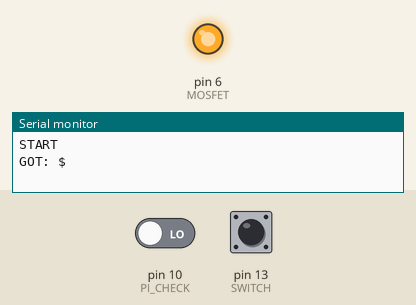
Simulated run of this sketch. Board: Arduino Nano, built with avr-gcc and run on an emulated ATmega328P. On the bench: output pins drawn as LEDs (lit = HIGH), the last lines printed to the serial monitor. The test bench sets the inputs (shaded band); at power-on: pin 13 (SWITCH) LOW, pin 10 (PI_CHECK) LOW. The local clock reads 2024-03-15 10:24:30 at power-on unless the sketch sets it.

Above: at 1.2 s.
1.3 s: pin 13 (SWITCH) pulled HIGH for 3.2 s
At 5.0 s:
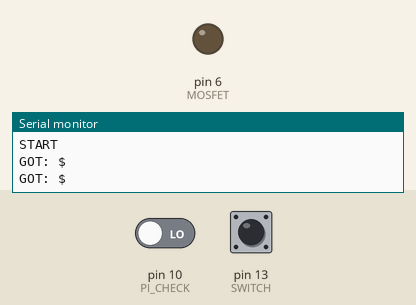
8.5 s: pin 10 (PI_CHECK) driven HIGH
Timing chart, 0 to 11.5 s (numbered marks = the images above; inputs shaded):
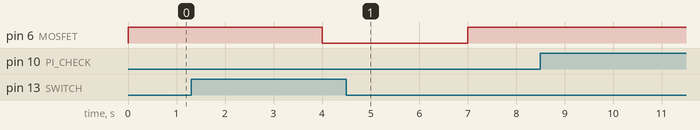

The sketch:

ArduinoModule_v1_RTC.ino
```cpp
/*
   March 3, 2018
   Program to for Arduino Nano controller
   Control recording and shutdown cycles
   Reads RTC date-time and locations
*/

#include <Wire.h>
#include <SoftwareSerial.h>
#include <Adafruit_GPS.h>
#include "RTClib.h"

///////////////////////////////////////////
//                                       //
//            DECLARATIONS               //
//                                       //
///////////////////////////////////////////

#define PI_BOOT_DELAY_S     1     // Delay for Pi to boot up In seconds
#define PI_SHUTDOWN_DELAY_S 2     // Delay for Pi to shutdown In seconds

#define SERIAL_RETRY        5     // Attemps to get serial value
#define SERIAL_TIMEOUT_S    2     // Waiting time for response from Pi

// Command list
#define INTERVAL_CMD   "INTERVAL"
#define HANDSHAKE_CMD  "OK"
#define GPS_CMD        "GPS"
#define TIME_CMD       "TIME"
#define SLEEP_CMD      "SLEEP"
#define DELIM          "_"

// GPIO
#define SWITCH    13
#define PI_TX     4
#define PI_RX     8
#define MOSFET    6
#define PI_CHECK  10

/* COM Setup */
SoftwareSerial RPi(PI_RX, PI_TX);       // RX and TX for RPI COM

/* RTC object */
RTC_DS3231 rtc;

/* Time interval */
// In Minutes (H*60 + M)
// Default 8:00 to 18:00
volatile int Start = 480, End = 1400, Now = 481;

/* GPS Data Containers */
volatile float Long = 0, Lat = 0;

///////////////////////////////////////////
//                                       //
//                SETUP                  //
//                                       //
///////////////////////////////////////////
void setup ()
{
  // Serial for DEBUG setup
  Serial.begin(115200);       // DEBUG
  Serial.println("START");    // DEBUG
  // Start Serial COM with PI
  RPi.begin(9600);

  /* RTC Code */
  Wire.begin();
  if (! rtc.begin())
  {
    Serial.println("Couldn't find RTC");
    while (1);
  }
  // Uncomment to set Time for RTC
  // setTime();

  /* GPIO setup */
  pinMode(SWITCH, INPUT);
  pinMode(PI_CHECK, INPUT);
  pinMode(MOSFET, OUTPUT);

  digitalWrite(MOSFET, HIGH);
}

///////////////////////////////////////////
//                                       //
//                LOOP                   //
//                                       //
///////////////////////////////////////////
void loop ()
{
  /* Variables */
  char message[50], slong[10], slat[10];  memset(message, NULL, sizeof(message));
  bool Awake = digitalRead(PI_CHECK);     // Get Pi status
  bool Switch = digitalRead(SWITCH);      // Get ]Switch status
  DateTime now = rtc.now();               // Get current time
  Now = now.hour() * 60 + now.minute();   // Convert to hours

  //-------- Check for messages from Pi -------
  if (RPi.available())
  {
    // Reading new message
    readString(message, sizeof(message));

    Serial.print("GOT: "); Serial.println(message);

    if (strstr(message, INTERVAL_CMD) != NULL)
    {
      get_time_interval(message);   // Pi submits Time Interval
      // DEBUG
      //Serial.println("Start = " + String(Start) + " Now = " + String(Now) + " End = " + String(End));
      // DEBUG
    }
    else if (strcmp(message, TIME_CMD) == 0)
    {
      get_time_string(message);
      send_RPi(message);  // Pi requested Time String
    }
    else if (strcmp(message, GPS_CMD) == 0)
    {
      // GPS Format: int[Time]_float[Long]_float[Lat] (ex:820_104.44421_41.23342)
      dtostrf(Long, 10, 7, slong);
      dtostrf(Lat, 10, 7, slat);
      sprintf(message, "%d_%s_%s", Now, slong, slat);
      send_RPi(message);
    }
  }
  //--------------------------------------------

  //-------------- Mission Timing --------------

  if (Switch)   // 1. SWITCH ON //
  {
    if (Awake)      // 2. Pi is ON //
    {
      // 3. Time to Sleep //
      if (Now > End || Now < Start)
      { // SLEEP YES //
        Serial.println("Sending SLEEP");
        send_RPi(SLEEP_CMD);
        delay(2 * 1000);
      }
      else // 3. Time to be Awake //
      {
        digitalWrite(MOSFET, LOW); // Turn Pi Power ON
      }
    }
    else            // 2. Pi is OFF //
    {
      // 3. Time to WakeUp //
      if (Now > Start && Now < End)
      {
        // Turn Pi Power ON
        digitalWrite(MOSFET, LOW);
      }
      else  // 3. Time to Sleep //
      {
        // Turn Pi Power OFF
        delay(PI_SHUTDOWN_DELAY_S * 1000);
        digitalWrite(MOSFET, HIGH);

      }
    }
  }// -----------------------
  else  // 1. SWITCH OFF //
  {
    if (Awake)     // 2. Pi is ON //
    { // Tell Pi to Sleep
      // DEBUG
      Serial.println("Sending SLEEP");
      send_RPi(SLEEP_CMD);
      delay(2 * 1000);
    }
    else            // 2. Pi is OFF //
    {
      delay(PI_SHUTDOWN_DELAY_S * 1000);
      digitalWrite(MOSFET, HIGH);
    }
  }
  //--------------------------------------------
}

///////////////////////////////////////////
//                                       //
//              FUNCTIONS                //
//                                       //
///////////////////////////////////////////

/*
  Sends command and receives start-end times
  Format: INTERVAL_[FIRST]_[SECOND] in minutes (ex: 480_1439)
*/
int get_time_interval(char* message)
{
  int _start, _end;

  strtok(message, "_");
  sscanf(strtok(NULL, "_"), "%d", &_start);
  sscanf(strtok(NULL, "_"), "%d", &_end);

  // Error checking
  if (_start > 0 && _start < 1439 && _end > 0 && _end < 1439)
  {
    RPi.println(HANDSHAKE_CMD); // Letting Pi know we got data
    Start = _start;
    End = _end;
    return 0; // break out of the loop
  }
  return 1;
}

/*
  Send command to Pi + HandShake
  0 - HandShake success
  1 - HandShake failed
*/
int send_RPi(char* _msg)
{
  unsigned long whenToStop;
  char message[10];
  memset(message, '\0', sizeof(message));
  bool done = false;

  for (uint8_t i = 0; (i < SERIAL_RETRY) && (done == false); i++)
  {
    RPi.println(_msg);    // Send Data command
    // Waiting for handshake
    whenToStop = millis () + (SERIAL_TIMEOUT_S * 1000);
    while ( (millis() < whenToStop) && (done == false) )
    {
      if (RPi.available() > 0)
      {
        readString(message, 10);
        if (strcmp(message, HANDSHAKE_CMD) == 0) done = true;
      }
    }
  }
  return 1;
}

/*
  Returns a Date-Time String
  Format: YYYY_MM_DD_hh_mm
*/
void get_time_string(char* buff)
{
  DateTime now = rtc.now();
  sprintf(buff, "%04d_%02d_%02d_%02d:%02d:%02d", now.year(), now.month(), now.day(), now.hour(), now.minute(), now.second());
}

/*
   Set RTC time to system upload time
*/
void setTime()
{
  //if (rtc.lostPower())
  //{
  //  Serial.println("RTC lost power, lets set the time!");
  // following line sets the RTC to the date & time this sketch was compiled
  rtc.adjust(DateTime(F(__DATE__), F(__TIME__)));
  // This line sets the RTC with an explicit date & time, for example to set
  // January 21, 2014 at 3am you would call:
  // rtc.adjust(DateTime(2014, 1, 21, 3, 0, 0));
  //}
}

/*
   Function to read incomming serial string
*/
void readString (char* buff, int len)
{
  String msg;
  msg = RPi.readString();
  strcpy(buff, msg.c_str());
}
```

Measured:
- after the input at 1.3 s, pin 6 (MOSFET): HIGH → LOW after 2.7 s, → HIGH 3.0 s later
